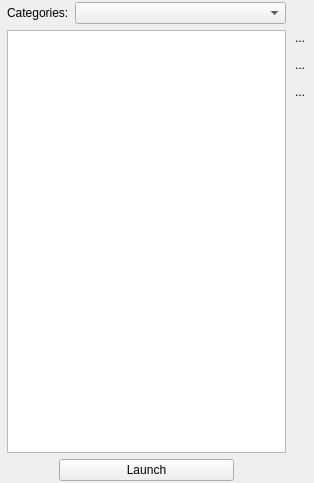
<?xml version="1.0" encoding="UTF-8"?>
<ui version="4.0">
 <class>SE2</class>
 <widget class="QMainWindow" name="SE2">
  <property name="geometry">
   <rect>
    <x>0</x>
    <y>0</y>
    <width>314</width>
    <height>483</height>
   </rect>
  </property>
  <property name="sizePolicy">
   <sizepolicy hsizetype="Fixed" vsizetype="Preferred">
    <horstretch>0</horstretch>
    <verstretch>0</verstretch>
   </sizepolicy>
  </property>
  <property name="minimumSize">
   <size>
    <width>272</width>
    <height>483</height>
   </size>
  </property>
  <property name="maximumSize">
   <size>
    <width>16777215</width>
    <height>16777215</height>
   </size>
  </property>
  <property name="windowTitle">
   <string>Script Executor 2</string>
  </property>
  <widget class="QWidget" name="centralWidget">
   <layout class="QHBoxLayout" name="horizontalLayout_3">
    <property name="spacing">
     <number>2</number>
    </property>
    <property name="leftMargin">
     <number>7</number>
    </property>
    <property name="topMargin">
     <number>2</number>
    </property>
    <property name="rightMargin">
     <number>2</number>
    </property>
    <property name="bottomMargin">
     <number>2</number>
    </property>
    <item>
     <layout class="QVBoxLayout" name="verticalLayout_2">
      <item>
       <layout class="QHBoxLayout" name="horizontalLayout">
        <item>
         <widget class="QLabel" name="lGroup">
          <property name="sizePolicy">
           <sizepolicy hsizetype="Maximum" vsizetype="Preferred">
            <horstretch>0</horstretch>
            <verstretch>0</verstretch>
           </sizepolicy>
          </property>
          <property name="text">
           <string>Categories:</string>
          </property>
         </widget>
        </item>
        <item>
         <widget class="QComboBox" name="cbCategories"/>
        </item>
       </layout>
      </item>
      <item>
       <widget class="QListWidget" name="lwOperations"/>
      </item>
      <item>
       <layout class="QHBoxLayout" name="horizontalLayout_2">
        <item>
         <widget class="QPushButton" name="pbLaunch">
          <property name="maximumSize">
           <size>
            <width>175</width>
            <height>16777215</height>
           </size>
          </property>
          <property name="text">
           <string>Launch</string>
          </property>
          <property name="autoDefault">
           <bool>true</bool>
          </property>
         </widget>
        </item>
       </layout>
      </item>
     </layout>
    </item>
    <item>
     <layout class="QVBoxLayout" name="verticalLayout">
      <property name="sizeConstraint">
       <enum>QLayout::SetMinimumSize</enum>
      </property>
      <item>
       <spacer name="verticalSpacer_2">
        <property name="orientation">
         <enum>Qt::Vertical</enum>
        </property>
        <property name="sizeType">
         <enum>QSizePolicy::Fixed</enum>
        </property>
        <property name="sizeHint" stdset="0">
         <size>
          <width>20</width>
          <height>25</height>
         </size>
        </property>
       </spacer>
      </item>
      <item>
       <widget class="QToolButton" name="tbNewScript">
        <property name="sizePolicy">
         <sizepolicy hsizetype="Fixed" vsizetype="Fixed">
          <horstretch>0</horstretch>
          <verstretch>0</verstretch>
         </sizepolicy>
        </property>
        <property name="toolTip">
         <string>New script</string>
        </property>
        <property name="text">
         <string>...</string>
        </property>
        <property name="icon">
         <iconset resource="rsrc.qrc">
          <normaloff>:/new</normaloff>:/new</iconset>
        </property>
        <property name="iconSize">
         <size>
          <width>32</width>
          <height>32</height>
         </size>
        </property>
        <property name="autoRaise">
         <bool>true</bool>
        </property>
       </widget>
      </item>
      <item>
       <widget class="QToolButton" name="tbEditScript">
        <property name="sizePolicy">
         <sizepolicy hsizetype="Fixed" vsizetype="Fixed">
          <horstretch>0</horstretch>
          <verstretch>0</verstretch>
         </sizepolicy>
        </property>
        <property name="toolTip">
         <string>Edit script</string>
        </property>
        <property name="text">
         <string>...</string>
        </property>
        <property name="icon">
         <iconset resource="rsrc.qrc">
          <normaloff>:/edit</normaloff>:/edit</iconset>
        </property>
        <property name="iconSize">
         <size>
          <width>32</width>
          <height>32</height>
         </size>
        </property>
        <property name="autoRaise">
         <bool>true</bool>
        </property>
       </widget>
      </item>
      <item>
       <widget class="QToolButton" name="tbDelScript">
        <property name="sizePolicy">
         <sizepolicy hsizetype="Fixed" vsizetype="Fixed">
          <horstretch>0</horstretch>
          <verstretch>0</verstretch>
         </sizepolicy>
        </property>
        <property name="toolTip">
         <string>Delete script</string>
        </property>
        <property name="text">
         <string>...</string>
        </property>
        <property name="icon">
         <iconset resource="rsrc.qrc">
          <normaloff>:/clear</normaloff>:/clear</iconset>
        </property>
        <property name="iconSize">
         <size>
          <width>32</width>
          <height>32</height>
         </size>
        </property>
        <property name="autoRaise">
         <bool>true</bool>
        </property>
       </widget>
      </item>
      <item>
       <spacer name="verticalSpacer">
        <property name="orientation">
         <enum>Qt::Vertical</enum>
        </property>
        <property name="sizeHint" stdset="0">
         <size>
          <width>20</width>
          <height>40</height>
         </size>
        </property>
       </spacer>
      </item>
     </layout>
    </item>
   </layout>
  </widget>
 </widget>
 <layoutdefault spacing="6" margin="11"/>
 <resources>
  <include location="rsrc.qrc"/>
 </resources>
 <connections/>
</ui>
